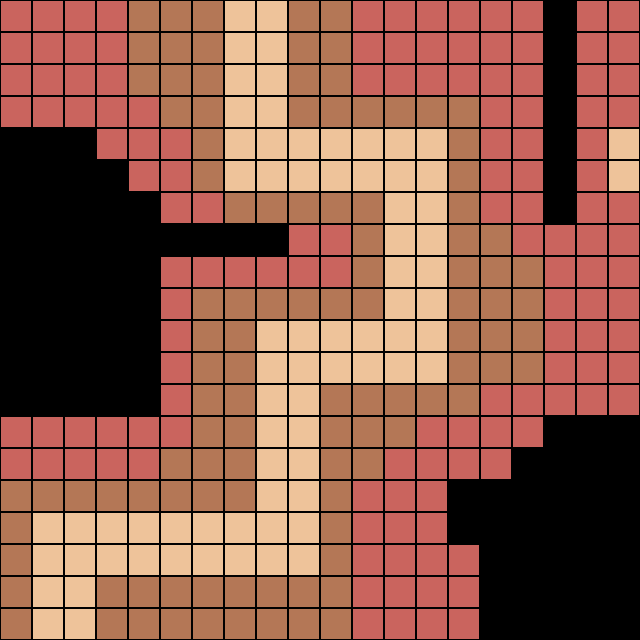

A 2D game scene composited from a Tiled map and its tileset images. What follows is a short description and the map's XML, with each tile layer's data collapsed to a summary:
An orthogonal 20x20 tile map with 32x32 px tiles, 3 tile layers (WalkableTiles, LowRiskTiles, High Risk Tiles), 1 hidden layer not drawn.

<map version="1.5" tiledversion="1.7.0" orientation="orthogonal" renderorder="right-down" width="20" height="20" tilewidth="32" tileheight="32" infinite="0" nextlayerid="5" nextobjectid="1">
 <editorsettings>
  <export target="level_0_0.json" format="json" />
 </editorsettings>
 <tileset firstgid="1" name="basicTileset" tilewidth="32" tileheight="32" tilecount="16" columns="4">
  <image source="tileSetBasic.png" width="128" height="128" />
 </tileset>
 <layer id="1" name="WalkableTiles" width="20" height="20">
  <data>[400 cells, 313 non-empty, 2 distinct tile ids]</data>
 </layer>
 <layer id="2" name="ObstacleTiles" width="20" height="20" visible="0">
  <data>[400 cells, 87 non-empty, 2 distinct tile ids]</data>
 </layer>
 <layer id="3" name="LowRiskTiles" width="20" height="20" opacity="0.5">
  <data>[400 cells, 107 non-empty, 1 distinct tile ids]</data>
 </layer>
 <layer id="4" name="High Risk Tiles" width="20" height="20" opacity="0.8">
  <data>[400 cells, 132 non-empty, 1 distinct tile ids]</data>
 </layer>
</map>